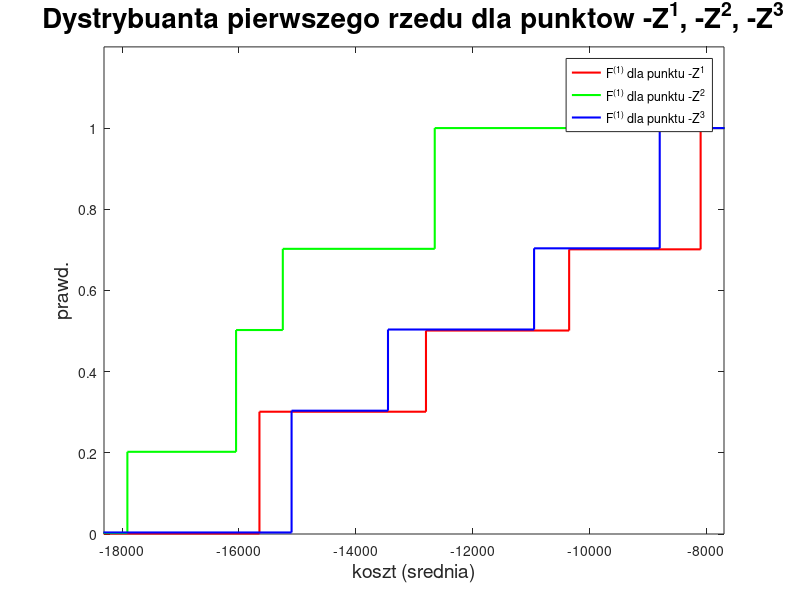

MATLAB code to generate this figure: (Note: this script raises an error after producing the figure.)
#! /usr/bin/octave -qf
_BIG = -30000;

my_sort = @(x) sort(x, 2, 'ascend')
P = [0 .3 .5 .7 1;
     0 .3 .5 .8 1;
     0 .3 .5 .7 1];

pp = [.3 .2 .2 .3];
PP = [pp;pp;pp];

Z = [8100 12800 10350 15650;
          12650 17910 15250 16050;
          8800 13450 10950 15100];
[Z, per] = my_sort(-Z);
per
PP(1, :) = PP(1, :)(per(1, :));
PP(2, :) = PP(2, :)(per(2, :));
PP(3, :) = PP(3, :)(per(3, :));
PP
P = sort(cat(2, [0;0;0;], cumsum(PP, 2)), 2, 'ascend');

_min = min(min(Z));
_max = max(max(Z));

_colrs = ['r' 'g' 'b'];

for i = [1:length(_colrs)]
   stairs(my_sort([0, Z(i, :), _BIG]), my_sort([P(i, :) + i/800, 1]), _colrs(i), "linewidth", 1.5);
   hold on;
end

title("Dystrybuanta pierwszego rzedu dla punktow {-Z^1}, {-Z^2}, {-Z^3}", "fontsize", 20);
xlabel("koszt (srednia)", "fontsize", 14);
ylabel("prawd.", "fontsize", 14);


axis([_min - 400 _max + 400 0 1.2]);
legend("{F^{(1)}} dla punktu {-Z^1}", "{F^{(1)}} dla punktu {-Z^2}",
    "{F^{(1)}} dla punktu {-Z^3}");
hold off;
print -dpng -r300 "-S800,600" dyst1r.png;
pause();

bs = cat(2, [0;0;0], -Z(:, 1) .* P(:,2),
    -(Z .* P(:, 2:5))(:, 2:4) + cumsum(P(:, 2:4) .* (Z(:, 2:4) - Z(:, 1:3)), 2));
    bs
%bs = [0 -2430 -4500 -7060 -11755;
%      0 -3795 -6843 -12435 -16422;
%      0 -2640 -4830 -8165 -13945];

xs = [(_min - 400):1:(_max + 400)];
for i = [1:length(_colrs)]
   plot(xs, pl_func(xs, P(i, :), bs(i, :), Z(i, :)), _colrs(i), "linewidth", 1.5);
   hold on;
end

title("Dystrybuanta drugiego rzedu dla punktow {-Z^1}, {-Z^2}, {-Z^3}", "fontsize", 20);
xlabel("koszt (srednia)", "fontsize", 14);
ylabel("y", "fontsize", 14);

legend("{F^{(2)}} dla punktu {-Z^1}", "{F^{(2)}} dla punktu {-Z^2}",
    "{F^{(2)}} dla punktu {-Z^3}");

hold off;
print -dpng -r300 "-S800,600" dyst2r.png;
pause();


